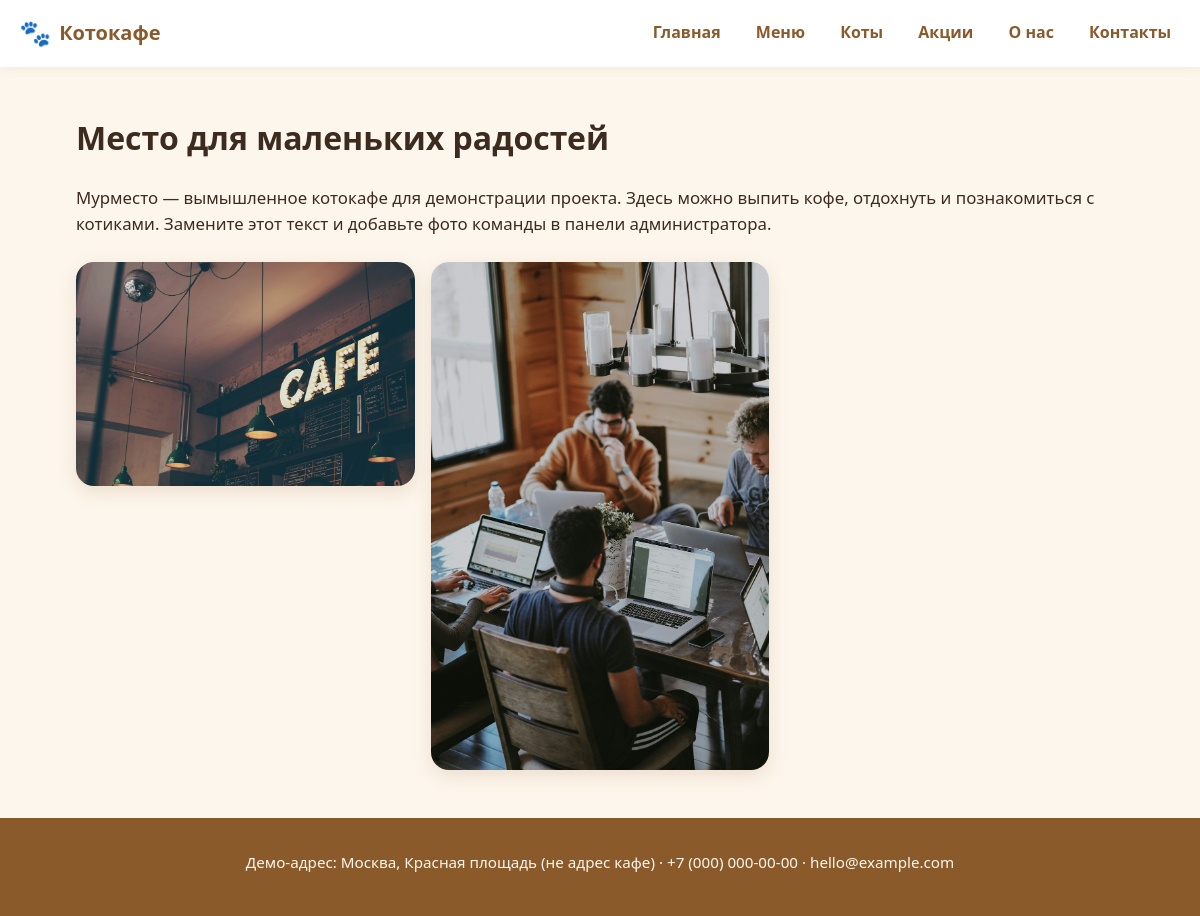
/about, run on the app's committed database.
### models.py (models this page shows)
class Page(db.Model):
    __tablename__ = 'cafe_page'
    id = db.Column(db.Integer, primary_key=True)
    slug = db.Column(db.String(50), unique=True)
    title = db.Column(db.String(200))
    body = db.Column(db.Text)
    title_en = db.Column(db.String(200))
    body_en = db.Column(db.Text)
    image = db.Column(db.String(100))
    team_image = db.Column(db.String(100))

class Contact(db.Model):
    __tablename__ = 'cafe_contact'
    id = db.Column(db.Integer, primary_key=True)
    address = db.Column(db.String(250))
    address_en = db.Column(db.String(250))
    hours = db.Column(db.String(150))
    hours_en = db.Column(db.String(150))
    phone = db.Column(db.String(50))
    email = db.Column(db.String(254))
    map_url = db.Column(db.String(200))
    social_url = db.Column(db.String(200))

### app.py (the view)
@app.route('/about/')
@app.route('/about')
def about():
    page = Page.query.filter_by(slug='about').first()
    if not page:
        abort(404)
    return render_template('about.html', page=page)

### app.py (called while the page is built)
@app.context_processor
def inject_globals():
    return {
        'contact': Contact.query.first(),
        'social_links': (
            SocialLink.query
            .filter_by(active=True)
            .order_by(SocialLink.sort_order, SocialLink.id)
            .all()
        ),
    }

### templates/about.html (shortened to what this page needs)
{% extends 'base.html' %}
{% block content %}
<h1>{{ page.title }}</h1>
<div class="about-body">
  <p>{{ page.body }}</p>
</div>
<div class="about-images">
  {% if page.image %}
    <img src="{{ url_for('media', filename=page.image) }}" alt="Интерьер">
  {% endif %}
  {% if page.team_image %}
    <img src="{{ url_for('media', filename=page.team_image) }}" alt="Команда">
  {% endif %}
</div>
{% endblock %}

### templates/base.html (shortened to what this page needs)
<!doctype html>
<html lang="ru">
<head>
  <link rel="stylesheet" href="{{ url_for('static', filename='css/style.css') }}">
</head>
<body>
  <header class="site-header">
    <a class="logo" href="{{ url_for('home') }}">
      <span class="logo-icon">🐾</span>
      <span class="logo-text">Котокафе</span>
    </a>
    <nav class="nav">
      <a href="{{ url_for('home') }}">Главная</a>
      <a href="{{ url_for('menu') }}">Меню</a>
      <a href="{{ url_for('cats') }}">Коты</a>
      <a href="{{ url_for('promotions') }}">Акции</a>
      <a href="{{ url_for('about') }}">О нас</a>
      <a href="{{ url_for('contacts') }}">Контакты</a>
    </nav>
  </header>
  <main class="container">
    {% block content %}{% endblock %}
  </main>
  <footer class="site-footer">
    <div>
      {% if contact %}
        {{ contact.address }} ·
        {{ contact.phone }} ·
        {{ contact.email }}
      {% endif %}
    </div>
  </footer>
</body>
</html>

### static/css/style.css (style rules this page uses)
:root { --cream: #fdf6ec; --cocoa: #8b5a2b; --caramel: #d9a26b; --peach: #f4a261; --ink: #3d2b1f; --muted: #8a7864; }
* { box-sizing: border-box; }
html, body { margin: 0; padding: 0; background: var(--cream); color: var(--ink); font-family: "Nunito", "Segoe UI", system-ui, sans-serif; line-height: 1.6; }
body { display: flex; flex-direction: column; min-height: 100vh; }
a { color: var(--cocoa); text-decoration: none; }
.container { flex: 1; width: 100%; max-width: 1080px; margin: 0 auto; padding: 1.5rem 1rem 3rem; }
.site-header { display: flex; align-items: center; justify-content: space-between; gap: 1rem; padding: .8rem 1.2rem; background: white; box-shadow: 0 2px 10px rgba(139, 90, 43, .08); position: sticky; top: 0; z-index: 10; flex-wrap: wrap; }
.logo { display: flex; align-items: center; gap: .5rem; font-weight: 800; font-size: 1.25rem; color: var(--cocoa); }
.logo-icon { font-size: 1.6rem; }
.nav { display: flex; gap: 1rem; flex-wrap: wrap; }
.nav a { padding: .35rem .6rem; border-radius: 999px; font-weight: 600; }
.site-footer { padding: 2rem 1.2rem; background: var(--cocoa); color: var(--cream); text-align: center; font-size: .95rem; }
.about-body p { font-size: 1.05rem; }
.about-images { display: grid; gap: 1rem; margin-top: 1.5rem; grid-template-columns: repeat(auto-fill, minmax(260px, 1fr)); }
.about-images img { width: 100%; border-radius: 18px; object-fit: cover; box-shadow: 0 6px 18px rgba(139, 90, 43, .15); }

### data on the page
Page: title "Место для маленьких радостей", body "Мурместо — вымышленное котокафе для демонстрации проекта. Здесь можно выпить кофе, отдохнуть и познакомиться с котиками. Замените этот текст и добавьте фото команды в панели администратора.", image (picture), team_image (picture)
Contact: address "Демо-адрес: Москва, Красная площадь (не адрес кафе)", phone "+7 (000) 000-00-00", email "hello@example.com"
